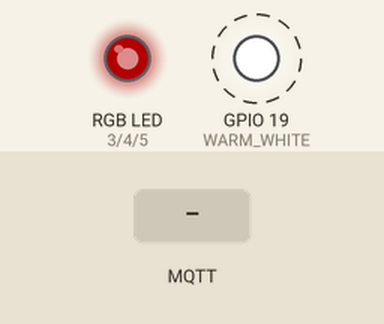
Simulated run of this sketch. Board: ESP32. Parts: an RGB LED mixed from three pins (HIGH = lit), output pins drawn as LEDs (lit = HIGH). Dashed ring = blinking. The test bench sets the inputs (shaded band). Dim RGB values are drawn brighter than linear; WiFi joins after 1.5 s; servers stay silent unless stated; no MQTT or app messages arrive unless stated; pins used as bus, display or sensor lines are not drawn; what the sketch prints to the serial monitor is not drawn.

Above: at 2.7 s.
2.8 s: MQTT message "1" arrives on the first subscribed topic
At 3.75 s:
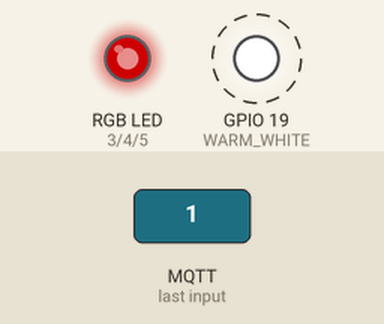
5.8 s: MQTT message "1" arrives on the second subscribed topic
At 6.15 s:
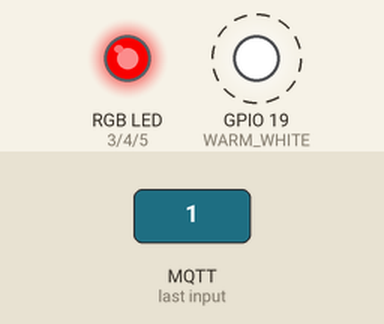
8.8 s: MQTT message "1" arrives on the third subscribed topic
At 9.15 s:
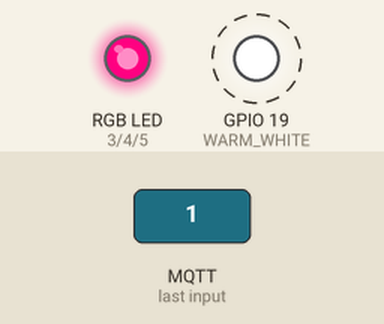
Timing chart, 0 to 30.3 s (numbered marks = the images above; inputs shaded):
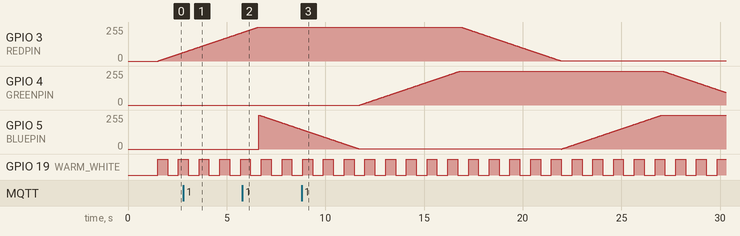

Measured:
- by itself, GPIO 4 (GREENPIN): rises from 0/255 to 255/255 in 5.1 s, then falls to 94/255 in 13.5 s
- by itself, GPIO 19 (WARM_WHITE): alternates HIGH for 0.50 s and LOW for 0.55 s

The sketch:

brightness_change.ino
```cpp
#include "WiFi.h"
#include <PubSubClient.h>
#include <ArduinoJson.h>
#define REDPIN 3
#define GREENPIN 4
#define BLUEPIN 5
#define COLD_WHITE 18
#define WARM_WHITE 19
#define FADESPEED 20     // make this higher to slow down
#define ID_Device "123666888"

#define ssid "Huy's Galaxy A32"
#define password "tmlw1997"
const char* mqtt_server = "mqttvcloud.innoway.vn";
const char* mqttUser = "minhhk1";
const char* mqttPassword = "1oCRlrjlZSRdPLv4hPbDi5Wt6namWBuY";
WiFiClient espClient;
PubSubClient client(espClient);

int control_white = 0;
int control_rgb = 0;


void taskBlinkWhite(void *pvParameters) {
  for (;;) {
    if (control_white == 0) {
      analogWrite(WARM_WHITE, 256);
      vTaskDelay(pdMS_TO_TICKS(500)); // Thay thế delay(1000) bằng vTaskDelay
      analogWrite(WARM_WHITE, 0);
      vTaskDelay(pdMS_TO_TICKS(500)); // Thay thế delay(1000) bằng vTaskDelay
    }
    vTaskDelay(pdMS_TO_TICKS(50));
  }
}

void control_rgb_2(int red, int blue, int green){
  analogWrite(REDPIN, red);
  analogWrite(GREENPIN, blue);
  analogWrite(BLUEPIN, green);
}

void hanldeRGB(String messageTemp){
  int colonIndex = messageTemp.indexOf(':');
  String numbersString = messageTemp.substring(colonIndex + 1);
  int numbers[3];
  int count = 0;
  int commaIndex = 0;
  do {
      commaIndex = numbersString.indexOf(',');
      String numberString = numbersString.substring(0, commaIndex);
      numbers[count] = numberString.toInt();
      numbersString = numbersString.substring(commaIndex + 1);
      count++;
  } while (commaIndex != -1 && count < 3);
  control_rgb_2(numbers[0],numbers[1],numbers[2]);
  for (int i = 0; i < count; i++) {
      Serial.print("Number ");
      Serial.print(i + 1);
      Serial.print(": ");
      Serial.println(numbers[i]);
  }
}

void taskBlinkRGB(void *pvParameters) {
  for (;;) {
    int r, g, b;
      if(control_rgb == 0){
        for (r = 0; r < 256; r++) {
            if(control_rgb == 1){
              break;
            }
            analogWrite(REDPIN, r);
            vTaskDelay(pdMS_TO_TICKS(FADESPEED));
        }
      // fade from violet to red
        for (b = 255; b > 0; b--) {
            if(control_rgb == 1){
              break;
            }
            analogWrite(BLUEPIN, b);
            vTaskDelay(pdMS_TO_TICKS(FADESPEED));
        }
      // fade from red to yellow
        for (g = 0; g < 256; g++) {
            if(control_rgb == 1){
              break;
            }
            analogWrite(GREENPIN, g);
            vTaskDelay(pdMS_TO_TICKS(FADESPEED));
        }
      // fade from yellow to green
        for (r = 255; r > 0; r--) {
            if(control_rgb == 1){
              break;
            }
            analogWrite(REDPIN, r);
            vTaskDelay(pdMS_TO_TICKS(FADESPEED));
        }
      // fade from green to teal
        for (b = 0; b < 256; b++) {
            if(control_rgb == 1){
              break;
            }
            analogWrite(BLUEPIN, b);
            vTaskDelay(pdMS_TO_TICKS(FADESPEED));
        }
      // fade from teal to blue
        for (g = 255; g > 0; g--) {
            if(control_rgb == 1){
              break;
            }
            analogWrite(GREENPIN, g);
            vTaskDelay(pdMS_TO_TICKS(FADESPEED));
        }
    }
    vTaskDelay(pdMS_TO_TICKS(50));
  }
}

void callback(char* topic, byte* message, unsigned int length) {
  Serial.print("Message arrived on topic: ");
  Serial.print(topic);
  Serial.print(". Message: ");
  String messageTemp;

  for (int i = 0; i < length; i++) {
    Serial.print((char)message[i]);
    messageTemp += (char)message[i];
  }
  Serial.println();
  // Feel free to add more if statements to control more GPIOs with MQTT
  // If a message is received on the topic esp32/output, you check if the message is either "on" or "off".
  // Changes the output state according to the message
  if (String(topic) == "message/control/white") {
    Serial.print("Changing output to ");
    if (messageTemp.indexOf("on") != -1){
      control_white = 1;
      Serial.println("on white");
      analogWrite(WARM_WHITE, 256);
      send_message_mqtt("white","on");
    }
    else if(messageTemp.indexOf("off") != -1){
      control_white = 1;
      Serial.println("off while");
      analogWrite(WARM_WHITE, 0);
      send_message_mqtt("white","off");
    }
    else if(messageTemp.indexOf("blink") != -1){
      control_white = 0;
      Serial.println("blink white");
      send_message_mqtt("white","blink");
    }
    //Led change brightness by analog
    else if(messageTemp.indexOf("dim") != -1){
      int colonIndex = messageTemp.indexOf(':');
      String dim = messageTemp.substring(colonIndex);
      Serial.println("brightness");
      Serial.println(dim);
      analogWrite(WARM_WHITE, dim.toInt());
      String sent = "brightness-"+dim;
      send_message_mqtt("white", sent);
    }
  }
  else if(String(topic) == "message/control/rgb"){
      Serial.print("Changing output RGB");
      if (messageTemp.indexOf("on") != -1){
        control_rgb = 0;
        Serial.println("on rgb");
        send_message_mqtt("rgb","on");
      }
      else if(messageTemp.indexOf("off") != -1){
        control_rgb = 1;
        Serial.println("off rgb");
        send_message_mqtt("rgb","off");
        control_rgb_2(0,0,0);
      }
      else if(messageTemp.indexOf("auto") != -1){
        control_rgb = 0;
        send_message_mqtt("rgb","on");
        Serial.println("auto rgb");
      }
      else if(messageTemp.indexOf("manual") != -1){
        control_rgb = 1;
        send_message_mqtt("rgb","on");
        Serial.println("manual rgb");
        hanldeRGB(messageTemp);
      }
  }
  Serial.println("Exit Call back");
}


void setup() {
  Serial.begin(115200);
  pinMode(COLD_WHITE, OUTPUT);
  analogWrite(COLD_WHITE, 256);
  //Init WiFi as Station, start SmartConfig
  // WiFi.mode(WIFI_AP_STA);
  // WiFi.beginSmartConfig();

  //Wait for SmartConfig packet from mobile
  /*Serial.println("Waiting for SmartConfig.");
  while (!WiFi.smartConfigDone()) {
    vTaskDelay(pdMS_TO_TICKS(500));
    Serial.print(".");
  }*/
  WiFi.begin(ssid, password);

  Serial.println("");
  Serial.println("SmartConfig received.");

  //Wait for WiFi to connect to AP
  Serial.println("Waiting for WiFi");
  while (WiFi.status() != WL_CONNECTED) {
    vTaskDelay(pdMS_TO_TICKS(500));
    Serial.print(".");
  }

  Serial.println("WiFi Connected.");

  Serial.print("IP Address: ");
  Serial.println(WiFi.localIP());
  pinMode(REDPIN, OUTPUT);
  pinMode(GREENPIN, OUTPUT);
  pinMode(BLUEPIN, OUTPUT);
  pinMode(WARM_WHITE, OUTPUT);
  client.setServer(mqtt_server, 1883);
  client.setCallback(callback);
  xTaskCreate(taskBlinkWhite, "BlinkWhite", 1000, NULL, 1, NULL);
  xTaskCreate(taskBlinkRGB, "BlinkRGB", 1000, NULL, 1, NULL);
}

void send_message_mqtt(String type, String status){
    StaticJsonDocument<100> jsonDocument;
    jsonDocument["id"] = ID_Device;
    jsonDocument["status"] = status;
    jsonDocument["type"] = type;
    char buffer[100];
    serializeJson(jsonDocument, buffer);
    client.publish("message/status/rgb", buffer);
}


void reconnect() {
  // Loop until we're reconnected
  while (!client.connected()) {
    Serial.print("Attempting MQTT connection...");
    if (client.connect("ESP8266Client", mqttUser, mqttPassword)) {
      analogWrite(COLD_WHITE, 0);
      control_rgb = 0;
      Serial.println("connected to broker");
      client.subscribe("message/control/white");
      client.subscribe("message/control/rgb");
      client.subscribe("message/response/rgb");
      send_message_mqtt("white","on");
      send_message_mqtt("rgb","on");
    } else {
      control_white = 1;
      if(control_rgb == 0){
        control_rgb = 1;
        control_rgb_2(0,0,0);
      }
      analogWrite(WARM_WHITE, 0);
      analogWrite(COLD_WHITE, 256);
      Serial.print("failed, rc=");
      Serial.print(client.state());
      Serial.println(" try again in 5 seconds");
      vTaskDelay(pdMS_TO_TICKS(FADESPEED));
    }
  }
}

void loop() {
  // put your main code here, to run repeatedly:
  if (!client.connected()) {
    reconnect();
  }
  client.loop();
  vTaskDelay(pdMS_TO_TICKS(5));
}
```
